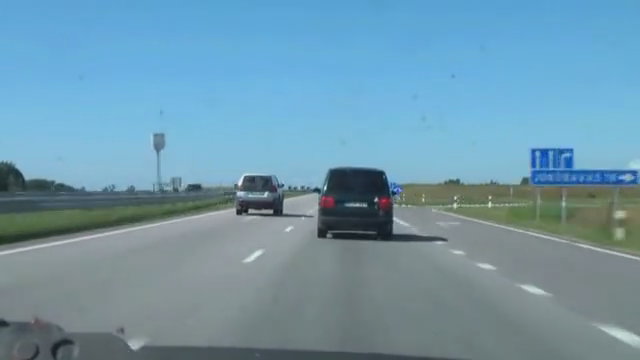
#> input picture frame 37 of car-tracking-assignment/cv2.3-code/road.mp4, 640 x 360 px
$ python car_tracking.py
#> lines starting #> are read from the running program, lines starting #| are printed output that depends on the picture; after the words box and inside, x2 and y2 are one past the last pixel; in counts of white or black regions, pixels touching at a corner belong together
import cv2
import numpy as np

CASCADE_PATH = "D:/GIAHAN/CN2304CLCA/smart-traffic-opencv/car-tracking-assignment/cv2.3-code/cars.xml"
VIDEO_PATH   = "D:/GIAHAN/CN2304CLCA/smart-traffic-opencv/car-tracking-assignment/cv2.3-code/road.mp4"

car_cascade = cv2.CascadeClassifier(CASCADE_PATH)
cap = cv2.VideoCapture(VIDEO_PATH)

if not cap.isOpened():
    print("Không thể mở video!")
    exit()

while True:
    ret, frame = cap.read()
#> frame is the input picture: shape (360, 640, 3); mean B, G, R 170.9, 151.4, 111.9
    if not ret:
        break

    gray = cv2.cvtColor(frame, cv2.COLOR_BGR2GRAY)
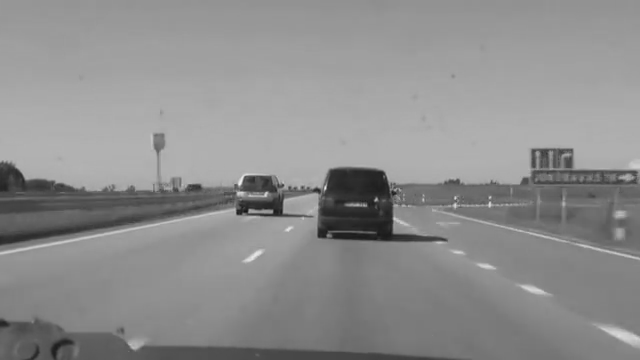
#> gray: shape (360, 640); min 21, max 239, mean 141.9
    cars = car_cascade.detectMultiScale(gray, 1.1, 3)
#> cars = [[5, 177, 49, 49]]

    # Đánh số ID từ 1 đến số lượng xe hiện tại
    for idx, (x, y, w, h) in enumerate(cars, start=1):
        cv2.rectangle(frame, (x, y), (x + w, y + h), (0, 0, 255), 2)
        cv2.putText(frame, f"ID {idx}", (x, y - 10),
                    cv2.FONT_HERSHEY_SIMPLEX, 0.6, (255, 0, 0), 2)
#> this loop made 1 pass
#> (idx, x, y, w, h) on pass 1: (1, 5, 177, 49, 49)
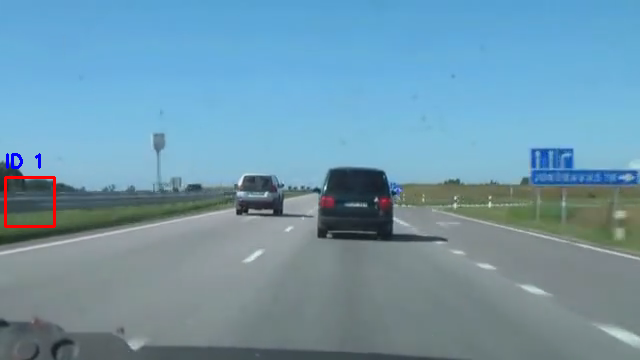
#> frame: shape (360, 640, 3); 0.35% of pixels changed, all inside (x1, y1, x2, y2) = (4, 153, 56, 228)

    cv2.putText(frame, f"Cars: {len(cars)}", (20, 40),
                cv2.FONT_HERSHEY_SIMPLEX, 1, (0, 255, 0), 2)
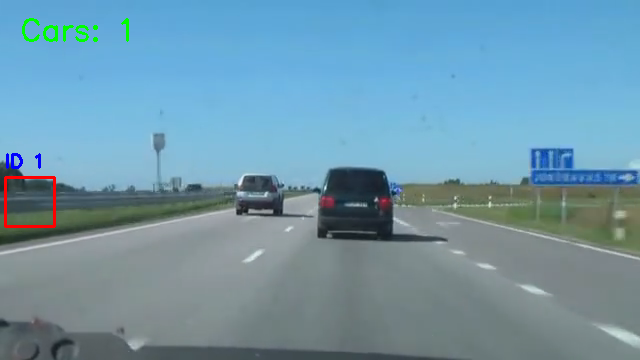
#> frame: shape (360, 640, 3); 0.26% of pixels changed, all inside (x1, y1, x2, y2) = (22, 18, 129, 42)

    cv2.imshow("Car Tracking", frame)

    if cv2.waitKey(30) & 0xFF == 27:
#> (key Esc is pressed here)
        break

cap.release()
cv2.destroyAllWindows()

$ run again, starting later in the video
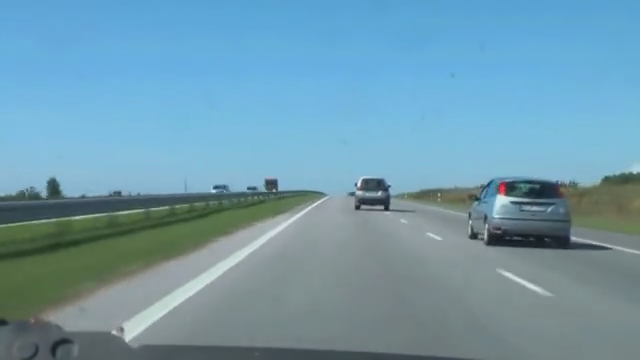
#> input picture frame 170 of car-tracking-assignment/cv2.3-code/road.mp4, 640 x 360 px
#> frame is the input picture: shape (360, 640, 3); mean B, G, R 172.1, 153.7, 112.4
#> `gray = cv2.cvtColor(frame, cv2.COLOR_BGR2GRAY)`:
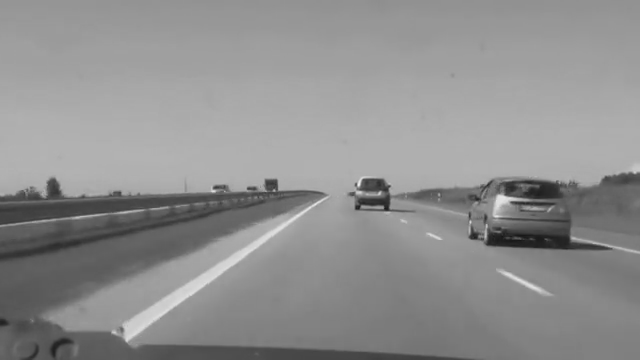
#> gray: shape (360, 640); min 22, max 237, mean 143.5
#> cars = [[481, 174, 101, 101]]
#> the loop `for idx, (x, y, w, h) in enumerate(cars, start=1):` made 1 pass
#> (idx, x, y, w, h) on pass 1: (1, 481, 174, 101, 101)
#> `cv2.putText(frame, f"Cars: {len(cars)}", (20, 40), cv2.FONT_HERSHEY_SI..`:
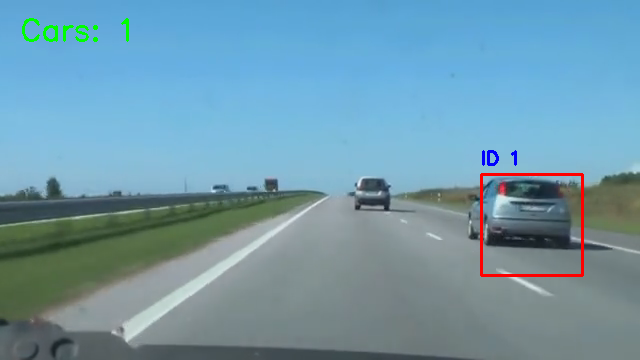
#> frame: shape (360, 640, 3); mean B, G, R 170.7, 153, 112.7

$ run again, starting later in the video
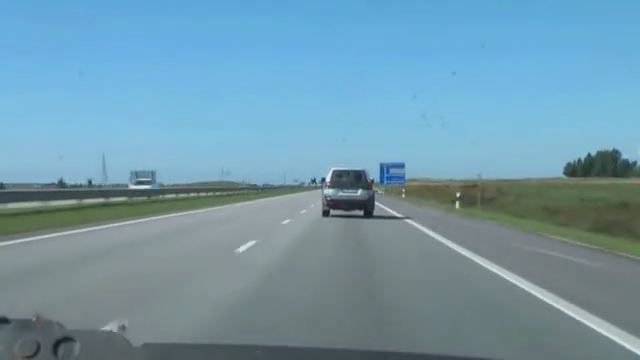
#> input picture frame 302 of car-tracking-assignment/cv2.3-code/road.mp4, 640 x 360 px
#> frame is the input picture: shape (360, 640, 3); mean B, G, R 169.8, 152.4, 113.9
#> `gray = cv2.cvtColor(frame, cv2.COLOR_BGR2GRAY)`:
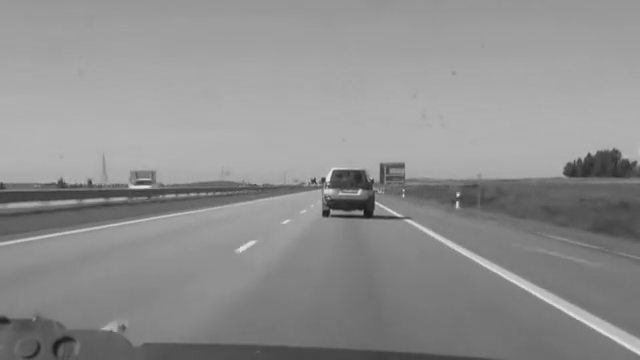
#> gray: shape (360, 640); min 24, max 232, mean 142.9
#> cars = [[333, 203, 21, 21]]
#> the loop `for idx, (x, y, w, h) in enumerate(cars, start=1):` made 1 pass
#> (idx, x, y, w, h) on pass 1: (1, 333, 203, 21, 21)
#> `cv2.putText(frame, f"Cars: {len(cars)}", (20, 40), cv2.FONT_HERSHEY_SI..`:
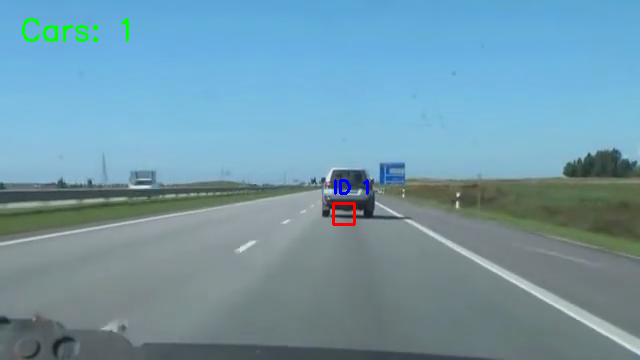
#> frame: shape (360, 640, 3); mean B, G, R 169.3, 152.4, 113.7
